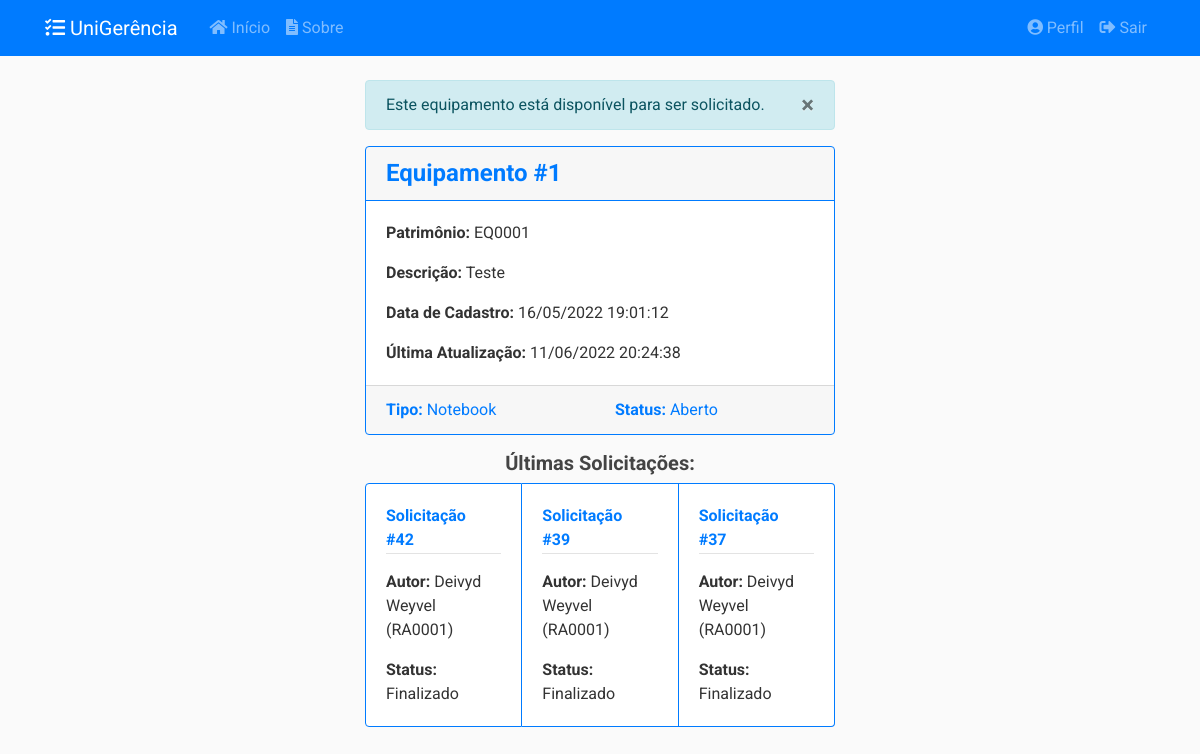
The page /equipamentos/1 (signed in) on the database its author committed.
### app/models/equipamentos.py (models this page shows, shortened)
class Equipamento(db.Model):
    __tablename__ = 'equipamentos'
    __table_args__ = {'extend_existing': True}
    id = db.Column(db.Integer, primary_key=True)
    patrimonio = db.Column(db.String(20), unique=True, nullable=False)
    descricao = db.Column(db.String(50), nullable=False)
    data_cadastro = db.Column(db.DateTime, nullable=False,
                              default=datetime.now().astimezone(fuso_horario))
    data_atualizacao = db.Column(db.DateTime, nullable=True)
    status = db.Column(db.Enum(Status), default=Status.ABERTO.name)
    motivo_indisponibilidade = db.Column(db.Text, nullable=True)
    ativo = db.Column(db.Boolean, nullable=False, default=True)
    tipo_eqp_id = db.Column(db.Integer, db.ForeignKey('tipos_equipamento.id'),
                            nullable=False)
    tipo_eqp = db.relationship('TipoEquipamento', back_populates='equipamentos')
    solicitacoes = db.relationship('SolicitacaoEquipamento', secondary=solicitacao_e,
                                   back_populates='equipamentos')
    relatorios = db.relationship('RelatorioEquipamento', back_populates='equipamento')
    def __repr__(self):
        return f"{self.patrimonio} - {self.descricao}"
    def recuperar_id(eqp_id):
        return Equipamento.query.filter_by(id=eqp_id).filter_by(ativo=True).first_or_404()

class TipoEquipamento(db.Model):
    __tablename__ = 'tipos_equipamento'
    __table_args__ = {'extend_existing': True}
    id = db.Column(db.Integer, primary_key=True)
    nome = db.Column(db.String(20), unique=True, nullable=False)
    ativo = db.Column(db.Boolean, nullable=False, default=True)
    equipamentos = db.relationship('Equipamento', back_populates='tipo_eqp')
    solicitacoes = db.relationship('SolicitacaoEquipamento', back_populates='tipo_eqp')

### app/models/solicitacoes.py (models this page shows, shortened)
class Solicitacao(db.Model):
    __tablename__ = 'solicitacoes'
    __table_args__ = {'extend_existing': True}
    id = db.Column(db.Integer, primary_key=True)
    status = db.Column(db.Enum(Status), default=Status.ABERTO.name)
    data_abertura = db.Column(db.DateTime, nullable=False,
                              default=datetime.now().astimezone(fuso_horario))
    data_inicio_pref = db.Column(db.Date, nullable=False)
    data_fim_pref = db.Column(db.Date, nullable=False)
    data_retirada = db.Column(db.DateTime, nullable=True)
    data_devolucao = db.Column(db.DateTime, nullable=True)
    data_cancelamento = db.Column(db.DateTime, nullable=True)
    data_finalizacao = db.Column(db.DateTime, nullable=True)
    quantidade = db.Column(db.Integer, nullable=False, default=0)
    descricao = db.Column(db.String(20), nullable=False)
    tipo = db.Column(db.String(20), nullable=False)
    ativo = db.Column(db.Boolean, nullable=False, default=True)
    usuario_id = db.Column(db.Integer, db.ForeignKey('usuarios.id'),
                           nullable=False)
    turno_id = db.Column(db.Integer, db.ForeignKey('turnos.id'),
                           nullable=False)
    turno = db.relationship('Turno', back_populates='solicitacoes')
    __mapper_args__ = {
        'polymorphic_identity': 'SOLICITACAO',
        'polymorphic_on': tipo
    }
    def recuperar_ultimas_eqp(equipamento, limite):
        return SolicitacaoEquipamento.query.filter(
            SolicitacaoEquipamento.equipamentos.contains(equipamento)).filter_by(
            ativo=True).order_by(SolicitacaoEquipamento.id.desc()).limit(limite)

class SolicitacaoEquipamento(Solicitacao):
    __tablename__ = 'solicitacoes_equipamentos'
    id = db.Column(db.Integer, db.ForeignKey('solicitacoes.id'), primary_key=True)
    tipo_eqp_id = db.Column(db.Integer, db.ForeignKey('tipos_equipamento.id'),
                           nullable=True)
    equipamentos = db.relationship('Equipamento', secondary=solicitacao_e,
                                   back_populates='solicitacoes')
    tipo_eqp = db.relationship('TipoEquipamento', back_populates='solicitacoes')
    __mapper_args__ = {
        'polymorphic_identity': 'EQUIPAMENTO'
    }

class Solicitacao(db.Model):
    __tablename__ = 'solicitacoes'
    __table_args__ = {'extend_existing': True}
    id = db.Column(db.Integer, primary_key=True)
    status = db.Column(db.Enum(Status), default=Status.ABERTO.name)
    data_abertura = db.Column(db.DateTime, nullable=False,
                              default=datetime.now().astimezone(fuso_horario))
    data_inicio_pref = db.Column(db.Date, nullable=False)
    data_fim_pref = db.Column(db.Date, nullable=False)
    data_retirada = db.Column(db.DateTime, nullable=True)
    data_devolucao = db.Column(db.DateTime, nullable=True)
    data_cancelamento = db.Column(db.DateTime, nullable=True)
    data_finalizacao = db.Column(db.DateTime, nullable=True)
    quantidade = db.Column(db.Integer, nullable=False, default=0)
    descricao = db.Column(db.String(20), nullable=False)
    tipo = db.Column(db.String(20), nullable=False)
    ativo = db.Column(db.Boolean, nullable=False, default=True)
    usuario_id = db.Column(db.Integer, db.ForeignKey('usuarios.id'),
                           nullable=False)
    turno_id = db.Column(db.Integer, db.ForeignKey('turnos.id'),
                           nullable=False)
    turno = db.relationship('Turno', back_populates='solicitacoes')
    __mapper_args__ = {
        'polymorphic_identity': 'SOLICITACAO',
        'polymorphic_on': tipo
    }
    def recuperar_ultimas_eqp(equipamento, limite):
        return SolicitacaoEquipamento.query.filter(
            SolicitacaoEquipamento.equipamentos.contains(equipamento)).filter_by(
            ativo=True).order_by(SolicitacaoEquipamento.id.desc()).limit(limite)

### app/models/usuarios.py (models this page shows, shortened)
class Usuario(db.Model, UserMixin):
    __tablename__ = 'usuarios'
    __table_args__ = {'extend_existing': True}
    id = db.Column(db.Integer, primary_key=True)
    nome = db.Column(db.String(100), nullable=False)
    identificacao = db.Column(db.String(20), unique=True, nullable=False)
    email = db.Column(db.String(100), unique=True, nullable=False)
    senha = db.Column(db.String(60), nullable=False)
    data_cadastro = db.Column(db.DateTime, nullable=False,
                              default=datetime.now().astimezone(fuso_horario))
    data_atualizacao = db.Column(db.DateTime, nullable=True)
    tipo = db.Column(db.Enum(TipoUsuario), nullable=False)
    ativo = db.Column(db.Boolean, nullable=False, default=True)
    imagem_perfil = db.Column(db.String(20), nullable=False,
                              default='default.jpg')
    posts = db.relationship('Post', backref='autor',
                            foreign_keys='Post.usuario_id', lazy=True)
    recipiente = db.relationship('Post', backref='destinatario',
                                 foreign_keys='Post.destinatario_id', lazy=True)
    solicitacoes = db.relationship('Solicitacao', backref='autor', lazy=True)
    relatorios = db.relationship('Relatorio', backref='autor', lazy=True)
    def __repr__(self):
        return f"{self.nome} ({self.identificacao})"
    def verificar_admin(self):
        if self.tipo.name == 'ADMIN':
            return True
        else:
            return False

### app/controllers/equipamentos.py (the view)
@equipamentos.route("/<int:eqp_id>")
@login_required
@admin_required
def equipamento(eqp_id):
    equipamento = Equipamento.recuperar_id(eqp_id)
    solicitacoes = Solicitacao.recuperar_ultimas_eqp(equipamento, 3)
    return render_template('equipamentos/equipamento.html',
                           title=equipamento, equipamento=equipamento,
                           solicitacoes=solicitacoes)

### app/models/usuarios.py (called while the page is built)
@login_manager.user_loader
def load_user(user_id):
    return Usuario.query.get(int(user_id))

def admin_required(f):
    @wraps(f)
    def wrap(*args, **kwargs):
        if Usuario.verificar_admin(current_user):
            return f(*args, **kwargs)
        else:
            flash('Você não tem autorização para acessar esta página.', 'danger')
        return redirect(url_for('principal.inicio'))
    return wrap

### app/templates/equipamentos/equipamento.html (shortened to what this page needs)
{% extends "layout.html" %}
{% block conteudo %}
{% if equipamento.status.name != 'PENDENTE' %}
<div class="alert alert-info" role="alert" id="alert-message">
    <button type="button" class="close" data-dismiss="alert">
    <span>&times;</span>
    </button>
    {% if equipamento.status.name == 'ABERTO' %}
    Este equipamento está disponível para ser solicitado.
    {% elif equipamento.status.name == 'CONFIRMADO' %}
    Este equipamento está confirmado para uma solicitação.
    {% elif equipamento.status.name == 'EMUSO' %}
    Este equipamento está em uso.
    {% elif equipamento.status.name == 'DESABILITADO' or equipamento.status.name == 'EMMANUTENCAO' %}
    Este equipamento está indisponível para ser solicitado.
    {% endif %}
</div>
{% endif %}
<div class="card border-primary mb-3">
    <h4 class="card-header text-primary border-primary">
        <a><strong>Equipamento #{{ equipamento.id }}</strong></a>
    </h4>
    <div class="card-body">
        <p class="card-text"><strong>Patrimônio:</strong> {{ equipamento.patrimonio }}</p>
        <p class="card-text"><strong>Descrição:</strong> {{ equipamento.descricao }}</p>
        <p class="card-text"><strong>Data de Cadastro:</strong> {{ equipamento.data_cadastro.strftime('%d/%m/%Y %H:%M:%S') }}</p>
        {% if equipamento.data_atualizacao %}
        <p class="card-text"><strong>Última Atualização:</strong> {{ equipamento.data_atualizacao.strftime('%d/%m/%Y %H:%M:%S') }}</p>
        {% endif %}
    </div>
    <div class="card-footer text-muted">
        <div class="row">
            <div class="col-md-6">
                <a class=""><strong>Tipo:</strong> {{ equipamento.tipo_eqp.nome }}</a>
            </div>
            <div class="col-md-6">
                <a class=""><strong>Status:</strong> {{ equipamento.status.value }}</a>
            </div>
        </div>
    </div>
</div>
<h5 class="card-text text-center"><strong>Últimas Solicitações:</strong></h5>
<div class="card-group">
{% for solicitacao in solicitacoes %}
<div class="card border-primary">
    <div class="card-body">
        <div class="article-metadata mb-3">
            <a class="mr-2" href="{{ url_for('solicitacoes.solicitacao', solicitacao_id=solicitacao.id )}}"><strong>Solicitação #{{ solicitacao.id }}</strong></a>
        </div>
        <p class="card-text"><strong>Autor:</strong> {{ solicitacao.autor }}</p>
        <p class="card-text"><strong>Status:</strong> {{ solicitacao.status.value }}</p>
    </div>
</div>
{% endfor %}
</div>
{% endblock conteudo %}

### app/static/css/main.css (style rules this page uses)
body { background: #fafafad5; color: #333333; margin-top: 5rem; font-family: 'Roboto' !important; }
h1, h2, h3, h4, h5, h6 { color: #444444; }
html { scroll-behavior: smooth; }
.article-metadata { padding-bottom: 1px; margin-bottom: 4px; border-bottom: 1px solid #e3e3e3 }

### rows shown on the page
Equipamento: id "1", patrimonio "EQ0001", descricao "Teste", data_cadastro "16/05/2022 19:01:12", data_atualizacao "11/06/2022 20:24:38", status.value "Aberto"
TipoEquipamento: tipo_eqp.nome "Notebook"
SolicitacaoEquipamento: id "42", autor "Deivyd Weyvel (RA0001)", status.value "Finalizado"
SolicitacaoEquipamento: id "39", autor "Deivyd Weyvel (RA0001)", status.value "Finalizado"
SolicitacaoEquipamento: id "37", autor "Deivyd Weyvel (RA0001)", status.value "Finalizado"
